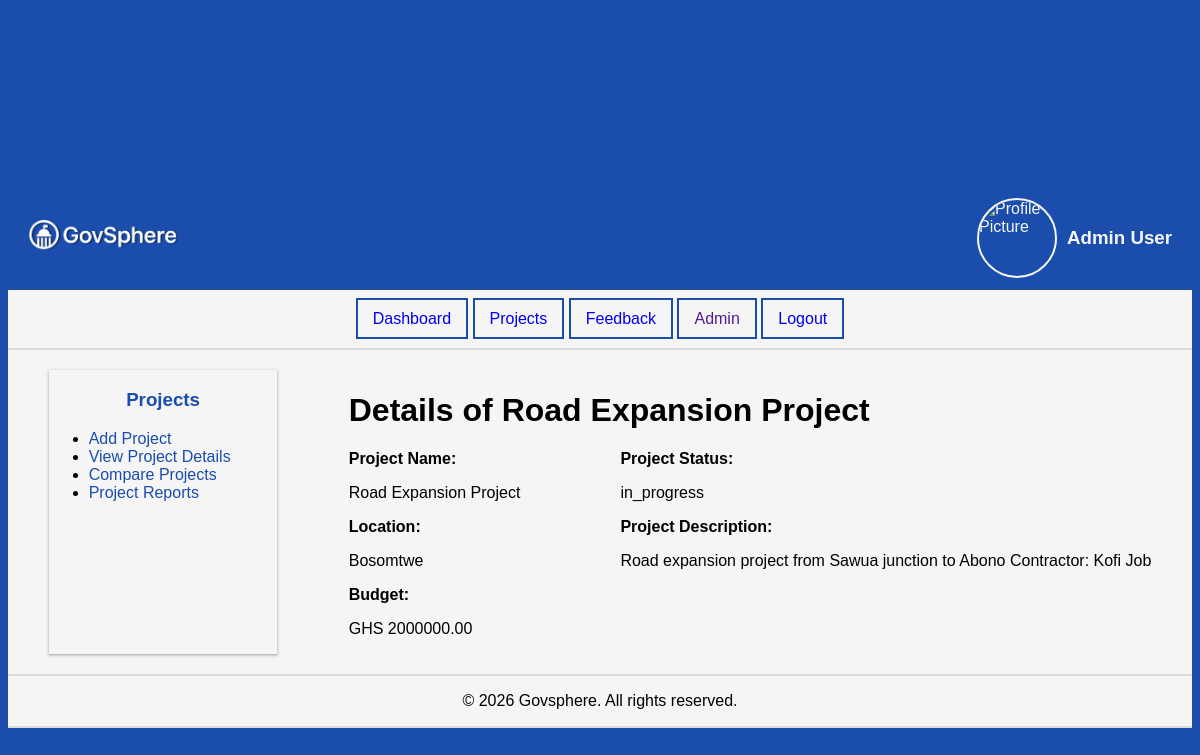
The app's page /projects/2/ with its own data.
### projects/models.py (models this page shows, shortened)
class Project(models.Model):
    STATUS_CHOICES = (
        ('proposed', 'Pending Approval'),
        ('in_progress', 'In Progress'),
        ('completed', 'Completed'),
    )
    title = models.CharField(max_length=300)
    description = models.TextField()
    budget = models.DecimalField(max_digits=10, decimal_places=2)
    status = models.CharField(max_length=20, choices=STATUS_CHOICES, default='proposed')
    location = models.CharField(max_length=200)
    created_at = models.DateTimeField(auto_now_add=True)
    created_by = models.ForeignKey(settings.AUTH_USER_MODEL, on_delete=models.CASCADE)

### projects/views.py (the view)
# urls.py: path("<int:pk>/", views.project_detail, name="project_detail"),
def project_detail(request,pk):
    project = get_object_or_404(Project, pk=pk)
    data = {"project": project}
    return render(request, "projects/project_detail.html", data )

### templates/projects/project_detail.html (shortened to what this page needs)
{% extends "projects/project_list.html"%}
{%block projects_main%}
<div class="project-detail">
    <h1>Details of {{project.title}}</h1>
    <div class="is-details">
        <div>
            <span><strong>Project Name:</strong></span>
            <p>{{project.title}}</p>
            <span><strong>Location:</strong></span>
            <p>{{project.location}}</p>
            <span><strong>Budget:</strong></span>
            <p>GHS {{project.budget}}</p>
        </div>
        <div>
            <span><strong>Project Status:</strong></span>
            <p>{{project.status}}</p>
            <span><strong>Project Description:</strong></span>
            <p>{{project.description}}</p>
        </div>
    </div>
</div>
{%endblock projects_main%}

### templates/defaults/base.html (style rules this page uses)
*, *::before, *::after { box-sizing: border-box; }
body { font-family: Arial, sans-serif; background-color: #1a4dac; display: flex; flex-direction: column; justify-content: center; align-items: center; height: 100vh; }

### templates/projects/project_detail.html (style rules this page uses)
.is-details { display: flex; justify-content: space-around; gap: 100px; }

### records on screen
Project: title "Road Expansion Project", location "Bosomtwe", budget "2000000.00", status "in_progress", description "Road expansion project from Sawua junction to Abono Contractor: Kofi Job"
